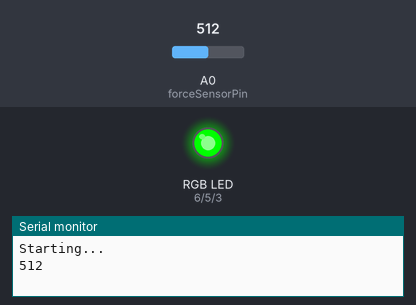
Bench run of a sketch on a simulated Arduino Nano Every. Shown: an RGB LED mixed from three pins (HIGH = lit), the last lines printed to the serial monitor. The inputs (shaded band) are chosen by the test bench; at power-on: A0 (forceSensorPin) = 512.

Above: at 1.2 s.
1.3 s: A0 (forceSensorPin) set to 108
3.2 s: A0 (forceSensorPin) set to 90
At 4.8 s:
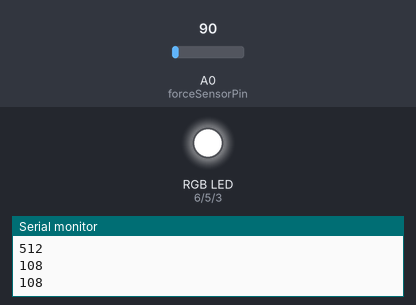
5.5 s: A0 (forceSensorPin) set to 110
At 5.9 s:
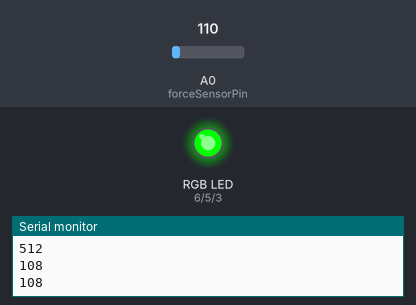
7.0 s: A0 (forceSensorPin) set to 0
At 11.0 s:
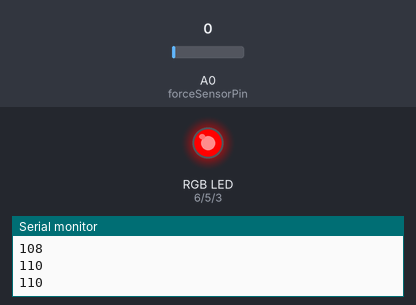
Timing chart, 0 to 13.0 s (numbered marks = the images above; inputs shaded):
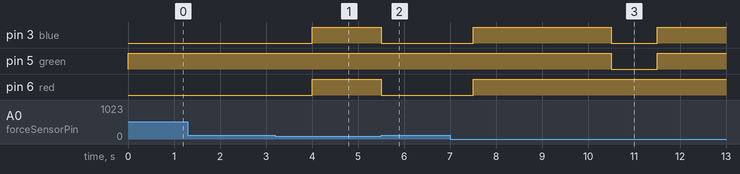

Measured:
- the behaviour switches between 101 and 100 on A0 (forceSensorPin) (found by bisection; images 0 and 1)
- after the input at 3.2 s, pin 3 (blue), pin 6 (red): LOW → HIGH after 0.80 s
- after the input at 5.5 s, pin 3 (blue), pin 6 (red): HIGH → LOW at once
- after the input at 7.0 s, pin 3 (blue): LOW → HIGH after 0.50 s, → LOW 3.0 s later, → HIGH 1.0 s later; pin 5 (green): HIGH → LOW after 3.5 s, → HIGH 1.0 s later; pin 6 (red): LOW → HIGH after 0.50 s

The sketch:

main.ino
```cpp
// Author: Sumit Das (sumit.das.f@gmail.com)
// Date Created: 5/9/2022
// Microcontroller: Arduino Nano Every

int forceSensorPin = A0;

int red = 6;
int green = 5;
int blue = 3;

int forceSensorValue = 0;
unsigned long startTime = 0;

void setup() {
  pinMode(forceSensorPin, INPUT);
  pinMode(green, OUTPUT);   // middle pin of the N power mosfet
  pinMode(blue, OUTPUT);
  pinMode(red, OUTPUT);
  Serial.begin(9600);
  Serial.println("Starting...");
}

void loop() {
  startTime = millis();       // records the time currently in miliseconds (0.001 seconds) since powered on
  forceSensorValue = analogRead(forceSensorPin);    // analogRead values go from 0 to 1023

  analogWrite(red, 255);      // analogWrite values from 0 to 255
  analogWrite(green, 255);    // white = RGB(255,255,255)
  analogWrite(blue, 255);

  while(1)
  {
    forceSensorValue = analogRead(forceSensorPin);    // analogRead values go from 0 to 1023
    if(forceSensorValue > 100)   // If hit, turn green
    {
      analogWrite(red, 0);
      analogWrite(green, 255);
      analogWrite(blue, 0);
      break;
    }
    else if (millis() - startTime > 3000)   // If no hit, turn red
    {
      analogWrite(red, 255);
      analogWrite(green, 0);
      analogWrite(blue, 0);
      break;
    }
  }
  delay(1000);
  Serial.println(forceSensorValue);
}
```
